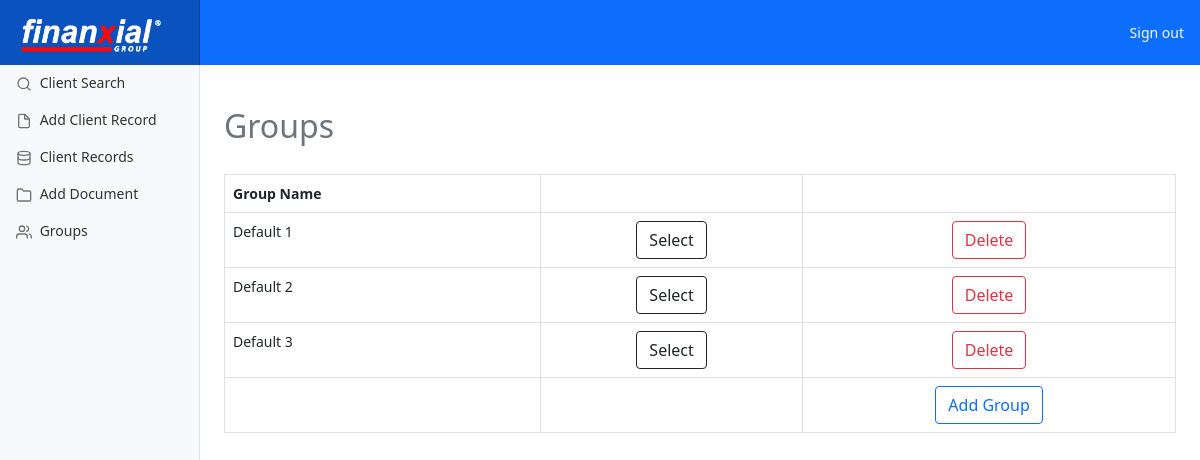
/groups/ (signed in), run on an earlier commit of the app's database.
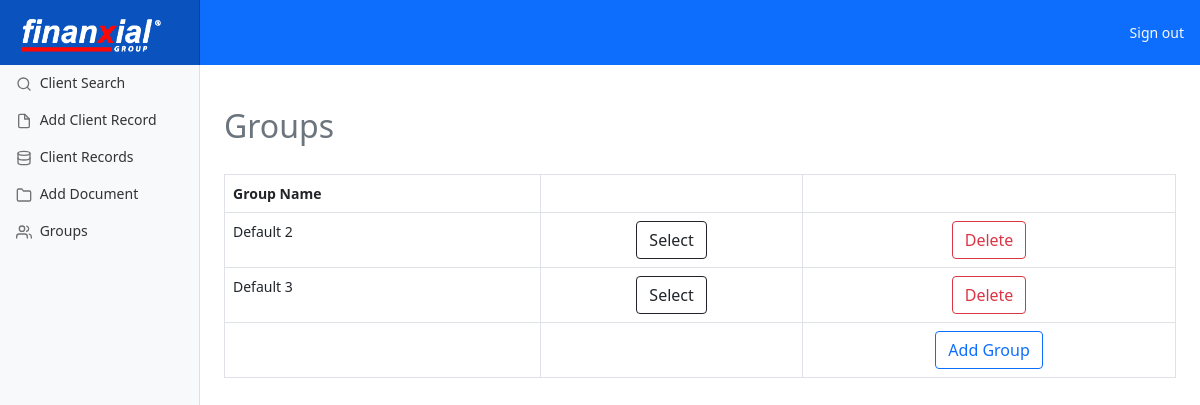
And on a later commit of the database.
### pages/models.py (models this page shows, shortened)
class ClientGroup(models.Model):
    client_group = models.CharField(max_length=200)

### pages/views.py (the view)
# urls.py: path('groups/', views.groups, name='groups'),
def groups(request):
    all_items = ClientGroup.objects.all
    return render(request, 'groups.html', {'all_items':all_items, })

### pages/templates/groups.html (shortened to what this page needs)
{% extends 'base.html' %}
{% block content %}
{% if user.is_authenticated %}
<main class="col-md-9 ms-sm-auto col-lg-10 px-md-4">
  <br/><br/>
  <h2 class="text-muted">Groups</h2>
  <br/>
{% if all_items %}
<div class="table-responsive">
  <table class="table table-bordered table-hover">
    <thead>
      <tr>
        <th>Group Name</th>
        <th> </th>
        <th> </th>
      </tr>
    </thead>
  {% for items in all_items %}
      <tbody>
        <tr>
          <td>{{ items.client_group }}</td>
          <td><center><a class="btn btn-outline-dark" href="{% url 'group_search' items.id %}" role="button">Select</a></center></td>
          <td><center><a class="btn btn-outline-danger" href="{% url 'group_delete' items.id %}" role="button">Delete</a></center></td>
        </tr>
   {% endfor %}
   <td></td>
   <td></td>
   <td><center><a class="btn btn-outline-primary" href="{% url 'group' %}" role="button">Add Group</a></center></td>
   </tbody>
 </table>
</div>
{%endif%}
{% endif %}
{% endblock %}

What changed in the data, as far as the page shows it:
removed ClientGroup: client_group "Default 1"
